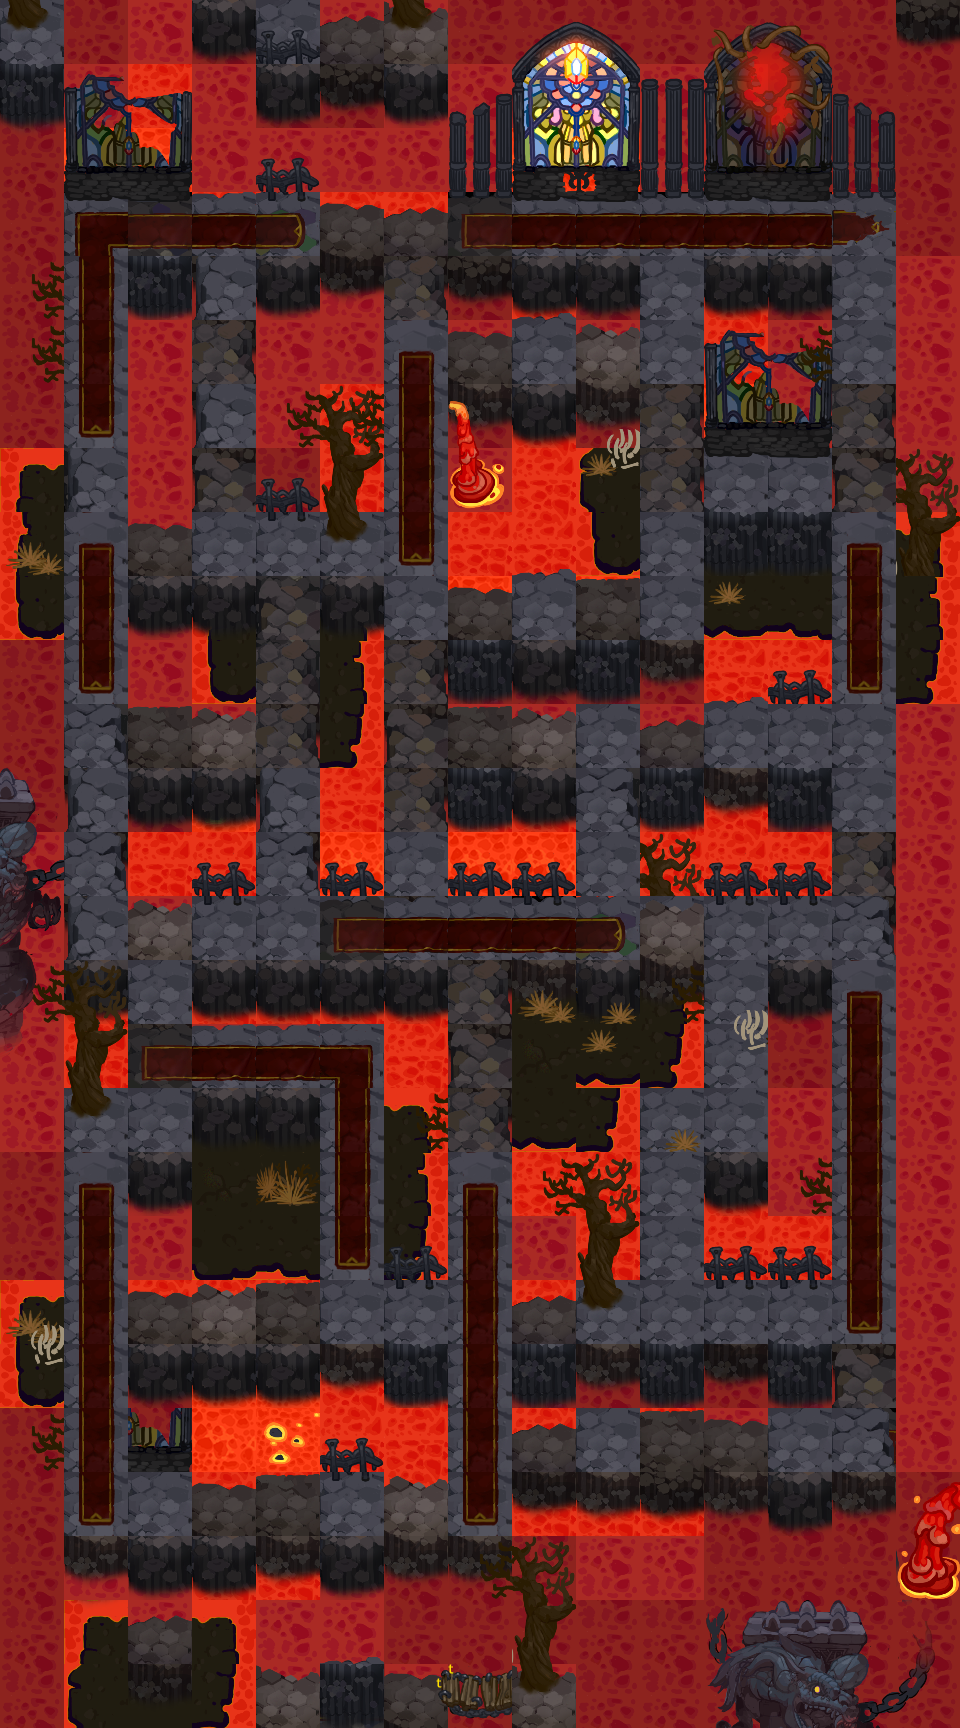

The image is a tile-based game level rendered from a .tmx file. Its description and source (layers, tilesets, objects; grid data summarised) follow:
An orthogonal 15x27 tile map with 64x64 px tiles, 7 tile layers (background, background_top, block, block_top, ...), 4 tilesets and 9 objects (5x monster, 2, move_3, move_2, move_1).

<map version="1.2" tiledversion="1.2.2" orientation="orthogonal" renderorder="left-down" width="15" height="27" tilewidth="64" tileheight="64" infinite="0" nextlayerid="55" nextobjectid="232">
 <tileset firstgid="1" name="volcano_block_1" tilewidth="64" tileheight="64" tilecount="64" columns="8">
  <image source="img/volcano_block_1.png" width="512" height="512" />
 </tileset>
 <tileset firstgid="65" name="diamond" tilewidth="64" tileheight="64" tilecount="64" columns="8">
  <image source="img/diamond.png" width="512" height="512" />
 </tileset>
 <tileset firstgid="129" name="volcano_bg_1" tilewidth="64" tileheight="64" tilecount="64" columns="8">
  <image source="img/volcano_bg_1.png" width="512" height="512" />
 </tileset>
 <tileset firstgid="193" name="volcano_top_1" tilewidth="64" tileheight="64" tilecount="64" columns="8">
  <image source="img/volcano_top_1.png" width="512" height="512" />
 </tileset>
 <layer id="45" name="background" width="15" height="27">
  <data>[405 cells, 405 non-empty, 12 distinct tile ids]</data>
 </layer>
 <layer id="46" name="background_top" width="15" height="27">
  <data>[405 cells, 152 non-empty, 24 distinct tile ids]</data>
 </layer>
 <layer id="47" name="block" width="15" height="27">
  <data>[405 cells, 253 non-empty, 20 distinct tile ids]</data>
 </layer>
 <layer id="48" name="block_top" width="15" height="27">
  <data>[405 cells, 132 non-empty, 37 distinct tile ids]</data>
 </layer>
 <layer id="49" name="diamond" width="15" height="27">
  <data>[405 cells, 72 non-empty, 1 distinct tile ids]</data>
 </layer>
 <objectgroup color="#ffaaff" id="50" name="trigger">
  <object id="229" name="trigger" type="2" x="448" y="896" width="64" height="64">
   <properties>
    <property name="Resource" value="Trigger_Burrow" />
    <property name="Type" type="int" value="1" />
   </properties>
  </object>
 </objectgroup>
 <objectgroup color="#ff0000" id="51" name="monster">
  <object id="224" name="monster" x="576" y="576" width="64" height="64">
   <properties>
    <property name="Direction_Arr" value="0" />
    <property name="ID_Arr" value="1001" />
    <property name="Interval" type="int" value="5000" />
    <property name="Move_Arr" value="0" />
    <property name="Order" type="int" value="1" />
    <property name="Time" type="int" value="0" />
   </properties>
  </object>
  <object id="225" name="monster" x="704" y="704" width="64" height="64">
   <properties>
    <property name="Direction_Arr" value="0" />
    <property name="ID_Arr" value="902" />
    <property name="Interval" type="int" value="5000" />
    <property name="Move_Arr" value="0" />
    <property name="Order" type="int" value="1" />
    <property name="Time" type="int" value="0" />
   </properties>
  </object>
  <object id="226" name="monster" x="448" y="320" width="64" height="64">
   <properties>
    <property name="Direction_Arr" value="0" />
    <property name="ID_Arr" value="107" />
    <property name="Interval" type="int" value="5000" />
    <property name="Move_Arr" value="0" />
    <property name="Order" type="int" value="1" />
    <property name="Time" type="int" value="0" />
   </properties>
  </object>
  <object id="227" name="monster" x="832" y="320" width="64" height="64">
   <properties>
    <property name="Direction_Arr" value="0" />
    <property name="ID_Arr" value="107" />
    <property name="Interval" type="int" value="5000" />
    <property name="Move_Arr" value="0" />
    <property name="Order" type="int" value="1" />
    <property name="Time" type="int" value="0" />
   </properties>
  </object>
  <object id="228" name="monster" x="128" y="512" width="64" height="64">
   <properties>
    <property name="Direction_Arr" value="0" />
    <property name="ID_Arr" value="107" />
    <property name="Interval" type="int" value="5000" />
    <property name="Move_Arr" value="0" />
    <property name="Order" type="int" value="1" />
    <property name="Time" type="int" value="0" />
   </properties>
  </object>
 </objectgroup>
 <objectgroup color="#00ff00" id="52" name="player">
  <object id="110" name="move_3" x="640" y="1408" width="64" height="64" />
  <object id="109" name="move_2" x="640" y="1408" width="64" height="64" />
  <object id="107" name="move_1" x="640" y="1408" width="64" height="64" />
 </objectgroup>
 <layer id="53" name="all_top_1" width="15" height="27">
  <data>[405 cells, 20 non-empty, 10 distinct tile ids]</data>
 </layer>
 <layer id="54" name="all_top_2" width="15" height="27">
  <data>[405 cells, 29 non-empty, 19 distinct tile ids]</data>
 </layer>
</map>
